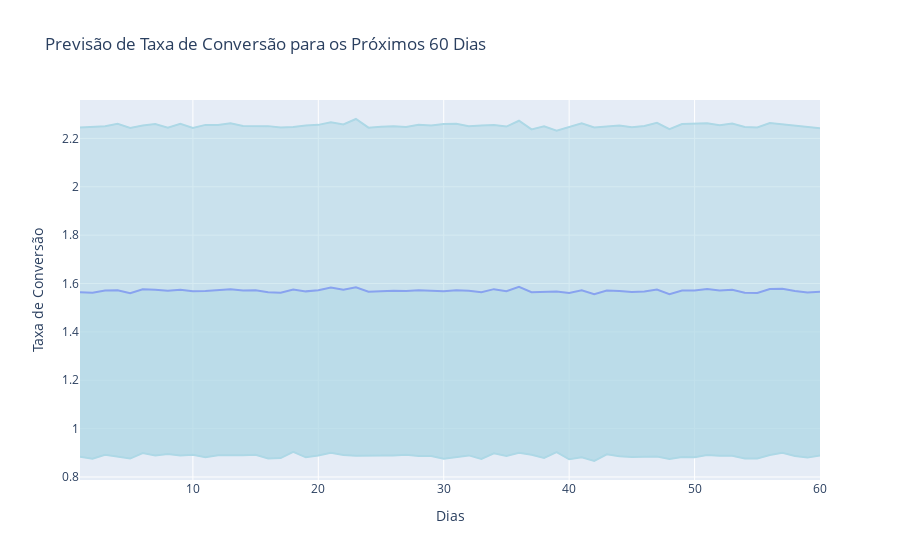

Notebook code for this chart:
### Code cell
fig = px.line(previsoes, x='Dia', y='Média das Previsões', title='Previsão de Taxa de Conversão para os Próximos 60 Dias')
fig.add_scatter(x=previsoes['Dia'], y=previsoes['Limite Inferior'], fill='tonexty', mode='lines', line=dict(color='lightblue'), showlegend=False)
fig.add_scatter(x=previsoes['Dia'], y=previsoes['Limite Superior'], fill='tonexty', mode='lines', line=dict(color='lightblue'), showlegend=False, name='Intervalo de 1 Desvio Padrão')
fig.update_layout(xaxis_title='Dias', yaxis_title='Taxa de Conversão', legend_title='Legenda')
fig.show()

### Figure 1 — Plotly figure (JSON) as saved in the notebook; plotly's stock layout.template omitted (floating-point values rounded to 4 significant figures)
{"data": [{"hovertemplate": "Dia=%{x}<br>Média das Previsões=%{y}<extra></extra>", "legendgroup": "", "line": {"color": "#636efa", "dash": "solid"}, "marker": {"symbol": "circle"}, "mode": "lines", "name": "", "orientation": "v", "showlegend": false, "type": "scatter", "x": [1, 2, 3, 4, 5, 6, 7, 8, 9, 10, 11, 12, 13, 14, 15, 16, 17, 18, 19, 20, 21, 22, 23, 24, 25, 26, 27, 28, 29, 30, 31, 32, 33, 34, 35, 36, 37, 38, 39, 40, 41, 42, 43, 44, 45, 46, 47, 48, 49, 50, 51, 52, 53, 54, 55, 56, 57, 58, 59, 60], "xaxis": "x", "y": [1.564, 1.562, 1.571, 1.572, 1.56, 1.576, 1.574, 1.57, 1.575, 1.568, 1.569, 1.573, 1.576, 1.571, 1.572, 1.563, 1.561, 1.576, 1.568, 1.572, 1.584, 1.574, 1.584, 1.566, 1.569, 1.57, 1.569, 1.572, 1.57, 1.568, 1.572, 1.57, 1.564, 1.577, 1.568, 1.587, 1.564, 1.564, 1.567, 1.561, 1.572, 1.556, 1.571, 1.569, 1.565, 1.567, 1.575, 1.556, 1.571, 1.571, 1.577, 1.571, 1.575, 1.562, 1.561, 1.577, 1.579, 1.569, 1.563, 1.566], "yaxis": "y"}, {"fill": "tonexty", "line": {"color": "lightblue"}, "mode": "lines", "showlegend": false, "type": "scatter", "x": [1, 2, 3, 4, 5, 6, 7, 8, 9, 10, 11, 12, 13, 14, 15, 16, 17, 18, 19, 20, 21, 22, 23, 24, 25, 26, 27, 28, 29, 30, 31, 32, 33, 34, 35, 36, 37, 38, 39, 40, 41, 42, 43, 44, 45, 46, 47, 48, 49, 50, 51, 52, 53, 54, 55, 56, 57, 58, 59, 60], "y": [0.8833, 0.8755, 0.8916, 0.8839, 0.8762, 0.8987, 0.8885, 0.8951, 0.8885, 0.8916, 0.8818, 0.8899, 0.8891, 0.8898, 0.8916, 0.8761, 0.8782, 0.9037, 0.8813, 0.8889, 0.9, 0.8905, 0.8883, 0.8872, 0.8891, 0.8892, 0.8917, 0.8873, 0.8863, 0.8752, 0.8831, 0.8892, 0.8747, 0.8982, 0.8867, 0.9002, 0.8916, 0.8789, 0.9031, 0.8731, 0.8814, 0.8661, 0.8936, 0.8855, 0.8826, 0.8822, 0.8849, 0.8746, 0.8829, 0.882, 0.8911, 0.8881, 0.8878, 0.8765, 0.8764, 0.891, 0.8999, 0.8866, 0.8801, 0.8893]}, {"fill": "tonexty", "line": {"color": "lightblue"}, "mode": "lines", "name": "Intervalo de 1 Desvio Padrão", "showlegend": false, "type": "scatter", "x": [1, 2, 3, 4, 5, 6, 7, 8, 9, 10, 11, 12, 13, 14, 15, 16, 17, 18, 19, 20, 21, 22, 23, 24, 25, 26, 27, 28, 29, 30, 31, 32, 33, 34, 35, 36, 37, 38, 39, 40, 41, 42, 43, 44, 45, 46, 47, 48, 49, 50, 51, 52, 53, 54, 55, 56, 57, 58, 59, 60], "y": [2.245, 2.248, 2.25, 2.26, 2.243, 2.253, 2.26, 2.244, 2.261, 2.244, 2.256, 2.255, 2.263, 2.252, 2.252, 2.251, 2.245, 2.247, 2.254, 2.256, 2.267, 2.258, 2.28, 2.244, 2.249, 2.251, 2.247, 2.256, 2.253, 2.26, 2.261, 2.25, 2.253, 2.255, 2.249, 2.273, 2.237, 2.25, 2.232, 2.248, 2.262, 2.245, 2.249, 2.253, 2.247, 2.251, 2.265, 2.238, 2.26, 2.26, 2.263, 2.254, 2.261, 2.248, 2.245, 2.264, 2.258, 2.252, 2.245, 2.242]}], "layout": {"legend": {"title": {"text": "Legenda"}, "tracegroupgap": 0}, "title": {"text": "Previsão de Taxa de Conversão para os Próximos 60 Dias"}, "xaxis": {"anchor": "y", "domain": [0, 1], "title": {"text": "Dias"}}, "yaxis": {"anchor": "x", "domain": [0, 1], "title": {"text": "Taxa de Conversão"}}}}
